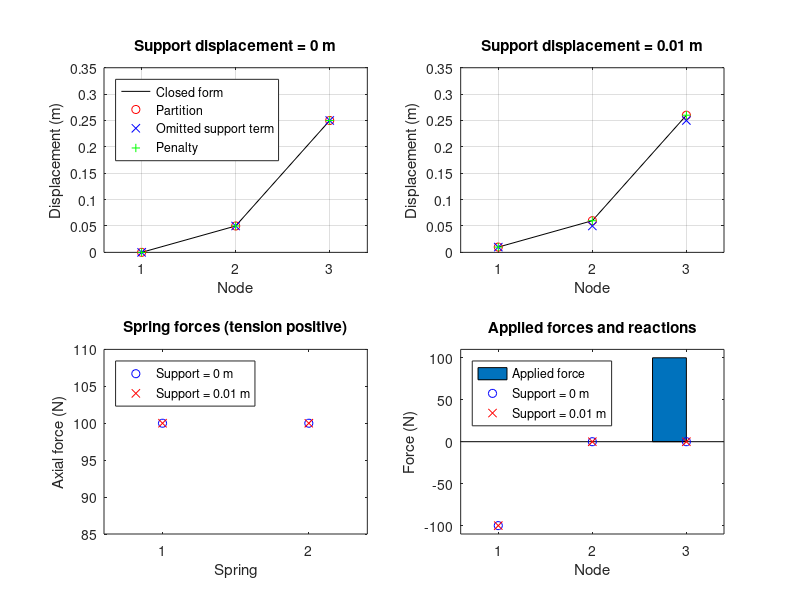

This chart was generated by the following MATLAB code:
% Title: Code for a System of Springs by the Direct Stiffness Method
% Attempt: to assemble the element matrices into [K], hold a node (at zero
%          or not), solve & recover the reaction, against the closed form
%          of springs in series (P1 of the ladder)
% Created on: 22/11/2026 by Claude (not yet double checked by Razin)
%   on the author's word of 22/11/2026 (the problems of his ladder one by
%   one, from the simplest): P1 of "A Graded Catalogue of Computational
%   Mechanics Problems for Civil Engineering" (v0.1, 22/11/2026). The
%   sections are those of MAIN_PlateWithHole.m; no routine of core/ is
%   needed. The support is held by partition, & by penalty for comparison
%   run in GNU Octave 8.4.0 on 22/11/2026
%   run in MATLAB by Razin, reported on 23/11/2026 (runValidation: 21 of 21 test files passed in 167.7 s)
% Last updated: 22/11/2026 by Claude
% Double checked on: -

%% DATA INPUT

% springs [node i , node j , stiffness ke (N/m)], one row per spring
Spr = [1 2 2000;
       2 3  500];
nN = 3; % number of nodes

% Applied Forces [node , force (N)]
Fn = [3 100];

% Support conditions: node Su is held at the displacement ubar (m); the
% figure of the catalogue (0), & a value that is not 0, which shows the term
% -K(f,c)*U(c) that is most often forgotten
Su = 1;
ubar = [0 0.01];

% penalty factor, times max(diag(K)) (as the meshless problems hold their supports)
Alpha = 1e6;


%% STIFFNESS MATRIX (assembly of the element matrices)
K = zeros(nN);
for e = 1:size(Spr,1)
    % loop over springs
    ij = Spr(e,1:2);
    K(ij,ij) = K(ij,ij) + Spr(e,3)*[1 -1; -1 1];
end
% before the support every row adds up to zero: the rigid motion, [K] is singular
Krow = max(abs(sum(K,2)))/max(abs(K(:)));

% Force vector
F = zeros(nN,1);
F(Fn(:,1)) = F(Fn(:,1)) + Fn(:,2);


%% SUPPORTS, SOLUTION & REACTIONS (one column for each value of ubar)
c = Su;                         % constrained unknowns
f = setdiff((1:nN)',c);         % free unknowns
U = zeros(nN,numel(ubar));      % displacements by partition
R = zeros(numel(c),numel(ubar)); % reactions
Uw = zeros(nN,numel(ubar));     % the same without -K(f,c)*U(c): wrong unless ubar = 0
Up = zeros(nN,numel(ubar));     % the same by penalty
for s = 1:numel(ubar)
    % partition: K(f,f)*U(f) = F(f) - K(f,c)*U(c)
    U(c,s) = ubar(s);
    U(f,s) = K(f,f)\(F(f) - K(f,c)*U(c,s));
    R(:,s) = K(c,:)*U(:,s) - F(c);
    % the commonest mistake: the row & column of c deleted, the right-hand side not corrected
    Uw(c,s) = ubar(s);
    Uw(f,s) = K(f,f)\F(f);
    % penalty: Alpha*max(diag(K)) added to K(c,c), & times ubar to F(c)
    Kp = K; Fp = F;
    Kp(c,c) = Kp(c,c) + Alpha*max(diag(K))*eye(numel(c));
    Fp(c) = Fp(c) + Alpha*max(diag(K))*ubar(s);
    Up(:,s) = Kp\Fp;
end
condKff = cond(K(f,f));
condKp = cond(Kp);


%% COMPARE WITH THE EXACT SOLUTION

% springs in series (spring e joins nodes e & e+1), node 1 held at ubar, the
% force at the last node: u(I) = ubar + F*sum(1/ke) over the springs before
% node I, & R1 = -F
Uex = ubar + Fn(1,2)*[0; cumsum(1./Spr(:,3))];
Rex = -Fn(1,2);

% largest error of the displacements, of the largest displacement (one per ubar)
eU = max(abs(U-Uex),[],1)./max(abs(Uex),[],1);
eC = max(abs(Uw-Uex),[],1)./max(abs(Uex),[],1);
eP = max(abs(Up-Uex),[],1)./max(abs(Uex),[],1);

% equilibrium: the reactions & the applied forces add up to zero
eR = abs(sum(R,1) + sum(F))/abs(Fn(1,2));


%% POST-PROCESSING
% Positive extension and force mean tension, with each spring directed i -> j.
extension = U(Spr(:,2),:) - U(Spr(:,1),:);
spring_force = Spr(:,3).*extension;
equilibrium_residual = K*U - F;
equilibrium_residual(c,:) = equilibrium_residual(c,:) - R;
reactions = zeros(size(U));
reactions(c,:) = R;

%% DISPLAY RESULTS
fprintf('Row sums of [K] before the support = %.1e of its largest entry\n',Krow)
for s = 1:numel(ubar)
    fprintf('u1 = %g m:\n',ubar(s))
    fprintf('  u  = %s m (exact %s)\n',mat2str(U(:,s)',8),mat2str(Uex(:,s)',8))
    fprintf('  R1 = %.8g N (exact %g); R1 + sum(F) = %.1e of F\n',R(1,s),Rex,eR(s))
    fprintf('  Spring extensions (m): %s\n',mat2str(extension(:,s)',8))
    fprintf('  Spring forces (N, tension positive): %s\n',mat2str(spring_force(:,s)',8))
    fprintf('  Largest nodal equilibrium residual: %.1e N\n',max(abs(equilibrium_residual(:,s))))
    fprintf('  error: partition %.1e, penalty %.1e, without -K(f,c)*U(c) %.1e\n',eU(s),eP(s),eC(s))
end
fprintf('Condition number: K(f,f) %.2f, with the penalty %.2e\n',condKff,condKp)
fprintf('=> Displacement of node %d = %.8g m (exact %.8g)\n',nN,U(nN,1),Uex(nN,1))

%% PLOTS
nodes = (1:nN)';
elements = (1:size(Spr,1))';
fig = figure('Name','P1 Spring System','Position',[100 100 1000 700]);
support_labels = arrayfun(@(value) sprintf('Support = %g m',value),ubar,'UniformOutput',false);

for s = 1:numel(ubar)
    subplot(2,2,s)
    plot(nodes,Uex(:,s),'k-',nodes,U(:,s),'ro',nodes,Uw(:,s),'bx',nodes,Up(:,s),'g+')
    set(gca,'XTick',nodes,'XLim',[nodes(1)-0.4 nodes(end)+0.4])
    xlabel('Node'); ylabel('Displacement (m)'); grid on
    title(sprintf('Support displacement = %g m',ubar(s)))
    if s == 1
        legend('Closed form','Partition','Omitted support term','Penalty','Location','northwest')
    end
end

subplot(2,2,3)
plot(elements,spring_force(:,1),'bo',elements,spring_force(:,2),'rx')
set(gca,'XTick',elements,'XLim',[elements(1)-0.4 elements(end)+0.4])
xlabel('Spring'); ylabel('Axial force (N)')
title('Spring forces (tension positive)')
legend(support_labels{:},'Location','northwest')

subplot(2,2,4)
bar(nodes - 0.18,F,0.36)
hold on
plot(nodes,reactions(:,1),'bo',nodes,reactions(:,2),'rx')
hold off
set(gca,'XTick',nodes,'XLim',[nodes(1)-0.4 nodes(end)+0.4])
xlabel('Node'); ylabel('Force (N)')
force_limit = 1.1*max([1; abs(F); abs(R(:))]);
ylim([-force_limit force_limit])
title('Applied forces and reactions')
legend('Applied force',support_labels{:},'Location','northwest')

%% OPTIONAL EXPORT
output_dir = getenv('P1_OUTPUT_DIR');
if ~isempty(output_dir)
    [ok,message] = mkdir(output_dir);
    assert(ok,'%s',message)
    nodal_rows = zeros(nN*numel(ubar),9);
    spring_rows = zeros(numel(elements)*numel(ubar),7);
    for s = 1:numel(ubar)
        nodal_rows((s-1)*nN + nodes,:) = ...
            [repmat(ubar(s),nN,1), nodes, U(:,s), Uex(:,s), Up(:,s), Uw(:,s), F, reactions(:,s), equilibrium_residual(:,s)];
        spring_rows((s-1)*numel(elements) + elements,:) = ...
            [repmat(ubar(s),numel(elements),1), elements, Spr, extension(:,s), spring_force(:,s)];
    end

    fid = fopen(fullfile(output_dir,'p1_nodal_matlab.csv'),'w');
    assert(fid >= 0,'Could not open the nodal CSV for writing.')
    fprintf(fid,'support_m,node,partition_m,exact_m,penalty_m,omitted_term_m,applied_N,reaction_N,residual_N\n');
    fprintf(fid,'%.16g,%.16g,%.16g,%.16g,%.16g,%.16g,%.16g,%.16g,%.16g\n',nodal_rows.');
    fclose(fid);

    fid = fopen(fullfile(output_dir,'p1_springs_matlab.csv'),'w');
    assert(fid >= 0,'Could not open the spring CSV for writing.')
    fprintf(fid,'support_m,spring,node_i,node_j,stiffness_N_per_m,extension_m,axial_force_N\n');
    fprintf(fid,'%.16g,%.16g,%.16g,%.16g,%.16g,%.16g,%.16g\n',spring_rows.');
    fclose(fid);
    print(fig,fullfile(output_dir,'p1_results_matlab.png'),'-dpng','-r160');
end
